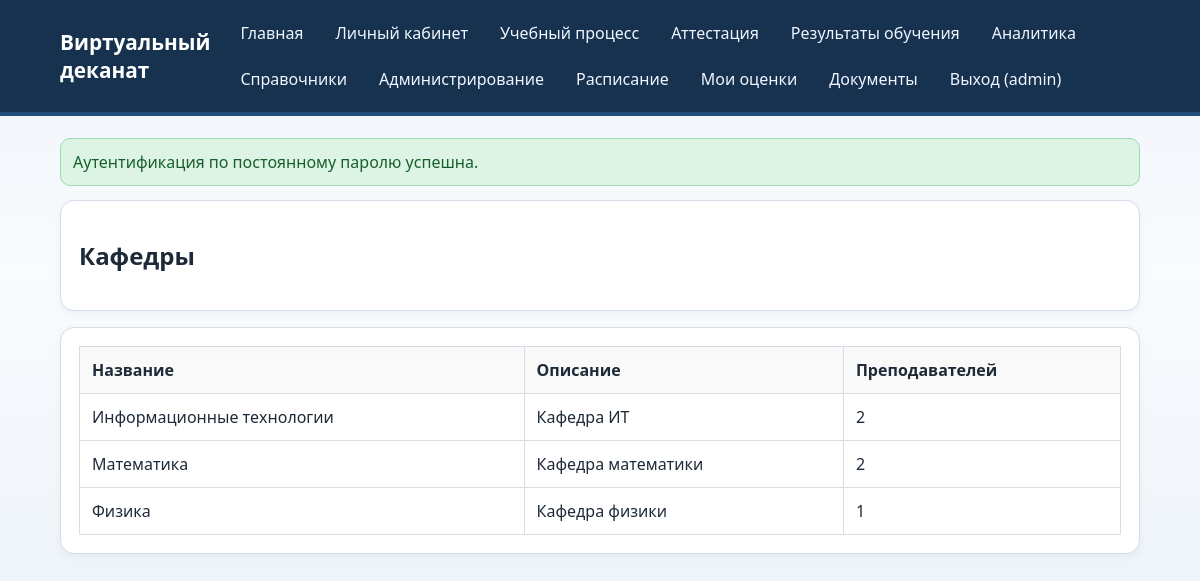
Screenshot of /references/departments (signed in) with the database file from the repository.
### models.py (models this page shows)
class User(Base):
    __tablename__ = "users"
    id = Column(Integer, primary_key=True, index=True)
    username = Column(String(50), unique=True, nullable=False, index=True)
    password_hash = Column(String(255), nullable=False)
    full_name = Column(String(120), nullable=False)
    is_active = Column(Boolean, default=True, nullable=False)
    clearance_level = Column(Integer, default=1, nullable=False)
    secret_key = Column(Integer, default=100, nullable=False)
    primary_role_id = Column(Integer, ForeignKey("roles.id"), nullable=True)
    primary_role = relationship("Role", foreign_keys=[primary_role_id])
    roles = relationship("Role", secondary="user_roles", back_populates="users")
    action_logs = relationship("ActionLog", back_populates="user")

class Department(Base):
    __tablename__ = "departments"
    id = Column(Integer, primary_key=True, index=True)
    name = Column(String(100), unique=True, nullable=False, index=True)
    description = Column(Text, nullable=True)
    teachers = relationship("Teacher", back_populates="department")

### main.py (the view)
@app.get("/references/departments", response_class=HTMLResponse)
def departments_list(request: Request, db: Session = Depends(get_db)):
    user, redirect = section_guard(request, db, "references")
    if redirect:
        return redirect
    departments = db.query(Department).all()
    context = build_context(request, db, {"departments": departments})
    return templates.TemplateResponse("references/departments_list.html", context)

### templates/references/departments_list.html (shortened to what this page needs)
{% extends "base.html" %}
{% block content %}
<section class="card">
    <h2>Кафедры</h2>
</section>
{% if departments %}
<section class="card">
    <table>
        <thead>
            <tr>
                <th>Название</th>
                <th>Описание</th>
                <th>Преподавателей</th>
            </tr>
        </thead>
        <tbody>
            {% for dept in departments %}
            <tr>
                <td>{{ dept.name }}</td>
                <td>{{ dept.description or "—" }}</td>
                <td>{{ dept.teachers | length }}</td>
            </tr>
            {% endfor %}
        </tbody>
    </table>
</section>
{% else %}
<section class="card">
    <p>Кафедр не найдено.</p>
</section>
{% endif %}
{% endblock %}

### templates/base.html (shortened to what this page needs)
<!DOCTYPE html>
<html lang="ru">
<head>
    <link rel="stylesheet" href="/static/style.css">
</head>
<body>
    <header class="site-header">
        <div class="container row-between">
            <h1>Виртуальный деканат</h1>
            <nav class="top-nav">
                <a href="/">Главная</a>
                {% if current_user %}
                    <a href="/dashboard">Личный кабинет</a>
                    {% for section in available_sections %}
                        <a href="{{ section.path }}">{{ section.title }}</a>
                    {% endfor %}
                    <a href="/logout">Выход ({{ current_user.username }})</a>
                {% else %}
                    <a href="/register">Регистрация</a>
                    <a href="/login">Вход</a>
                {% endif %}
            </nav>
        </div>
    </header>
    <main class="container">
        {% if flash %}
            <div class="flash flash-{{ flash.category }}">
                {{ flash.message }}
            </div>
        {% endif %}
        {% block content %}{% endblock %}
    </main>
</body>
</html>

### static/style.css (style rules this page uses)
:root { --bg: #f3f6fb; --surface: #ffffff; --text: #1e2a38; --muted: #5c6f84; --accent: #0b5cab; --accent-soft: #d6e7f8; --ok: #1e7a39; --ok-soft: #ddf4e5; --err: #9b2020; --err-soft: #fae0e0; --border: #d5dee8; }
* { box-sizing: border-box; }
body { margin: 0; font-family: "Segoe UI", Tahoma, sans-serif; background: linear-gradient(180deg, #eef3f9 0%, #f9fbfe 45%, #eef4fa 100%); color: var(--text); }
.container { width: min(1080px, 92vw); margin: 0 auto; }
.site-header { background: #16324f; color: #fff; padding: 16px 0; border-bottom: 4px solid #244e7a; }
.site-header h1 { margin: 0; font-size: 1.3rem; }
.row-between { display: flex; justify-content: space-between; align-items: center; gap: 20px; }
.top-nav { display: flex; flex-wrap: wrap; gap: 12px; }
.top-nav a { color: #f0f6ff; text-decoration: none; padding: 6px 10px; border-radius: 8px; }
main { padding: 22px 0 30px; }
.card { background: var(--surface); border: 1px solid var(--border); border-radius: 14px; padding: 18px; margin-bottom: 16px; box-shadow: 0 3px 9px rgba(13, 37, 63, 0.05); }
.flash { border-radius: 10px; padding: 12px; margin-bottom: 14px; }
.flash-success { background: var(--ok-soft); border: 1px solid #9ddbb2; color: #165f2b; }
table { width: 100%; border-collapse: collapse; }
th, td { border: 1px solid var(--border); padding: 9px; text-align: left; vertical-align: top; }
th { background: #eef5fc; }

### templates/references/departments_list.html (style rules this page uses)
table { width: 100%; border-collapse: collapse; }
th, td { padding: 12px; text-align: left; border-bottom: 1px solid #ddd; }
th { background: #f9f9f9; font-weight: bold; }

### rows the page displays
User: username "admin"
Department: name "Информационные технологии", description "Кафедра ИТ", teachers|length "2"
Department: name "Математика", description "Кафедра математики", teachers|length "2"
Department: name "Физика", description "Кафедра физики", teachers|length "1"

### other values shown
{{ section.title }} "Учебный процесс" "Аттестация" "Результаты обучения" "Аналитика" "Справочники" "Администрирование" "Расписание" "Мои оценки" "Документы"
{{ flash.message }} "Аутентификация по постоянному паролю успешна."
